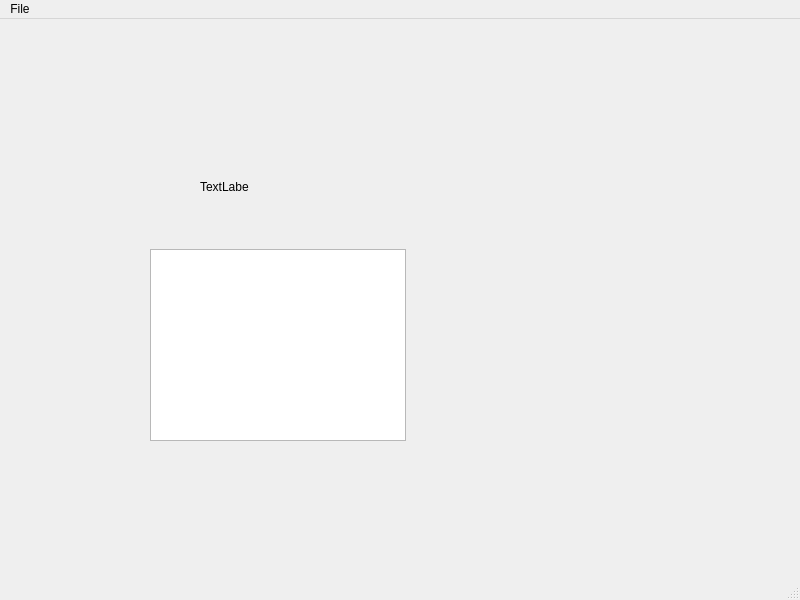
<?xml version="1.0" encoding="UTF-8"?>
<ui version="4.0">
 <class>MainWindow</class>
 <widget class="QMainWindow" name="MainWindow">
  <property name="geometry">
   <rect>
    <x>0</x>
    <y>0</y>
    <width>800</width>
    <height>600</height>
   </rect>
  </property>
  <property name="windowTitle">
   <string>MainWindow</string>
  </property>
  <widget class="QWidget" name="centralwidget">
   <widget class="QGraphicsView" name="graphicsView">
    <property name="geometry">
     <rect>
      <x>150</x>
      <y>230</y>
      <width>256</width>
      <height>192</height>
     </rect>
    </property>
   </widget>
   <widget class="QLabel" name="label">
    <property name="geometry">
     <rect>
      <x>200</x>
      <y>160</y>
      <width>49</width>
      <height>16</height>
     </rect>
    </property>
    <property name="text">
     <string>TextLabel</string>
    </property>
   </widget>
  </widget>
  <widget class="QMenuBar" name="menubar">
   <property name="geometry">
    <rect>
     <x>0</x>
     <y>0</y>
     <width>800</width>
     <height>21</height>
    </rect>
   </property>
   <widget class="QMenu" name="menuFile">
    <property name="title">
     <string>File</string>
    </property>
    <addaction name="actionOpen"/>
   </widget>
   <addaction name="menuFile"/>
  </widget>
  <widget class="QStatusBar" name="statusbar"/>
  <action name="actionOpen">
   <property name="text">
    <string>Open...</string>
   </property>
  </action>
 </widget>
 <resources/>
 <connections/>
</ui>
